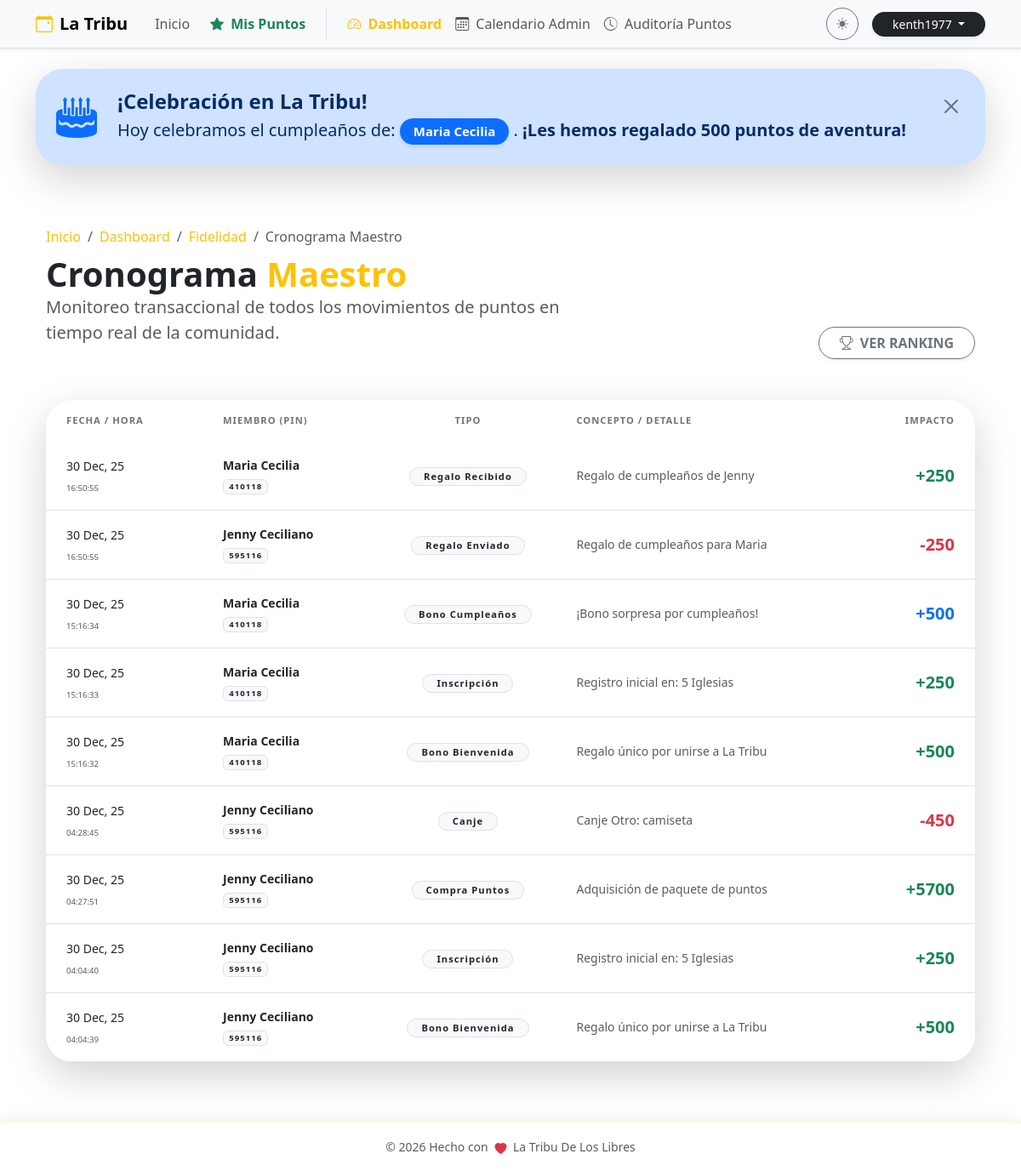
Before: /admin/puntos/cronograma (signed in) with the older database file.
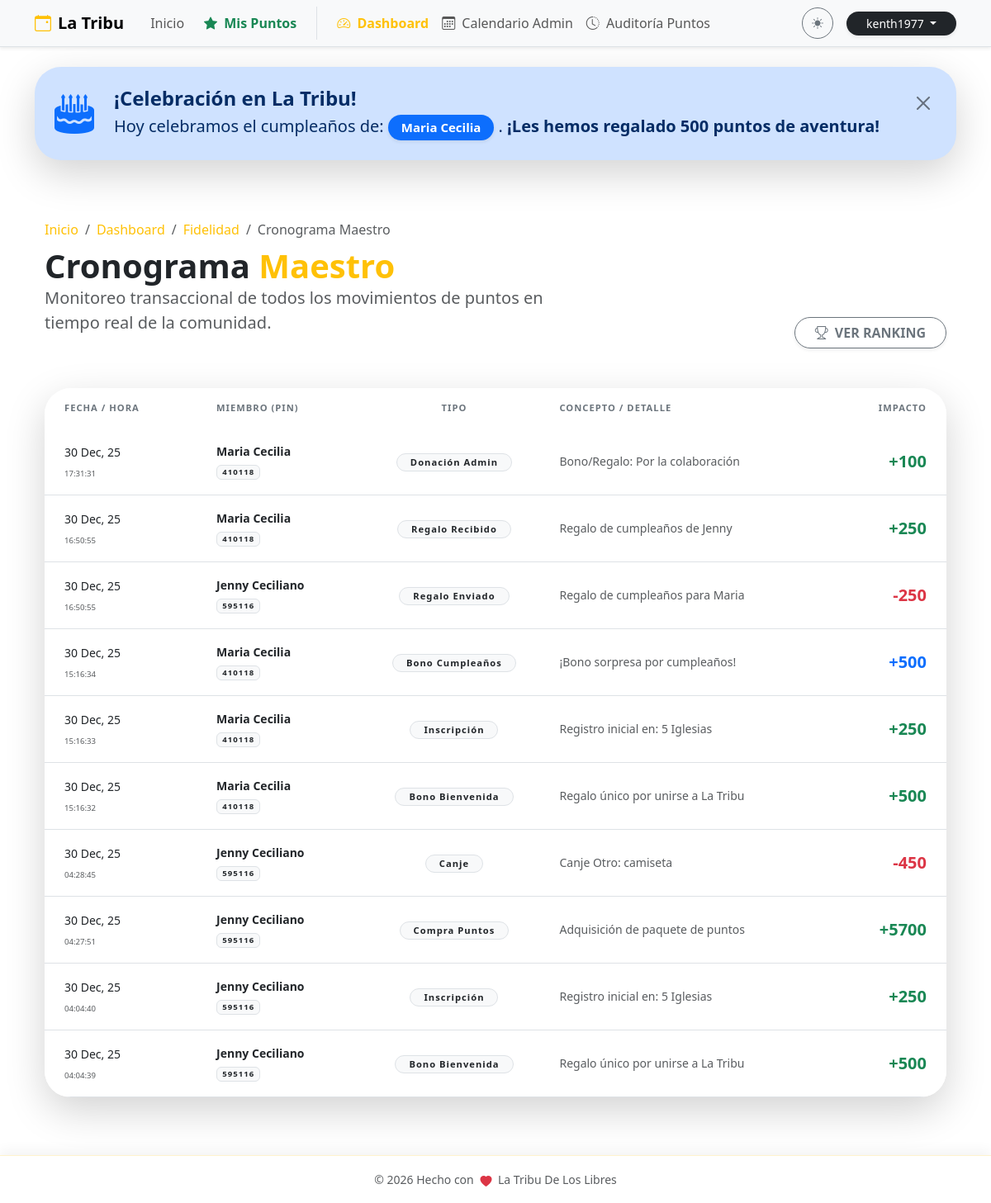
After: the same page with the newer database file.
### db.py (models this page shows, shortened)
class Member(db.Model):
    __tablename__ = 'member'
    id = db.Column(db.Integer, primary_key=True)
    pin = db.Column(db.String(10), unique=True, nullable=False)
    nombre = db.Column(db.String(100), nullable=False)
    apellido1 = db.Column(db.String(100), nullable=False)
    apellido2 = db.Column(db.String(100))
    telefono = db.Column(db.String(20))
    birth_date = db.Column(db.Date)
    puntos_totales = db.Column(db.Integer, default=0)
    ultimo_regalo_bday = db.Column(db.Integer, default=0)
    bookings = db.relationship('Booking', backref='member', lazy=True, cascade="all, delete-orphan")
    point_logs = db.relationship('PointLog', backref='member', lazy=True, cascade="all, delete-orphan")

class PointLog(db.Model):
    __tablename__ = 'point_log'
    id = db.Column(db.Integer, primary_key=True)
    member_id = db.Column(db.Integer, db.ForeignKey('member.id'), nullable=False)
    transaction_type = db.Column(db.String(50), nullable=False)
    description = db.Column(db.String(200))
    amount = db.Column(db.Integer, nullable=False)
    created_at = db.Column(db.DateTime, default=datetime.utcnow)
    booking_id = db.Column(db.Integer, db.ForeignKey('booking.id'), nullable=True)
    is_penalized = db.Column(db.Boolean, default=False)  # Si el movimiento fue penalizado
    penalty_reason = db.Column(db.String(200), nullable=True)  # Razón de la penalización

### puntos.py (the view)
@puntos_bp.route('/cronograma')
@login_required
def cronograma_total():
    if not current_user.is_superuser:
        abort(403)
    raw_logs = PointLog.query.order_by(PointLog.created_at.desc()).limit(200).all()
    formatted_logs = [_formatear_log(log) for log in raw_logs]
    return render_template('puntos.html',
                         logs=formatted_logs,
                         selected_member=None,
                         is_global_schedule=True)

### app.py (called while the page is built)
@login_manager.user_loader
def load_user(user_id):
    try:
        return User.query.get(int(user_id))
    except (TypeError, ValueError, Exception):
        return None

### templates/puntos.html (shortened to what the changed rows need)
    {% extends "base.html" %}
    {% block content %}
    <div class="container py-4">
        <div class="row mb-5 align-items-end animate__animated animate__fadeIn">
            <div class="col-md-7">
                <h1 class="display-6 fw-bold mb-0">
                    {% if is_global_schedule %}
                        Cronograma <span class="text-warning">Maestro</span>
                    {% elif selected_member %}
                        Estado de Cuenta: <span class="text-warning">{{ selected_member.nombre }}</span>
                    {% else %}
                        Portal de <span class="text-warning">Fidelidad</span>
                    {% endif %}
                </h1>
            </div>
        </div>
        {% if is_global_schedule %}
        <div class="card border-0 shadow-lg rounded-5 overflow-hidden animate__animated animate__fadeIn">
            <div class="card-body p-0">
                <div class="table-responsive">
                    <table class="table table-hover align-middle mb-0">
                        <thead class="bg-body-tertiary">
                            <tr>
                                <th class="border-0 px-4 py-3 text-secondary x-small fw-bold text-uppercase">Fecha / Hora</th>
                                <th class="border-0 py-3 text-secondary x-small fw-bold text-uppercase">Miembro (PIN)</th>
                                <th class="border-0 py-3 text-secondary x-small fw-bold text-uppercase text-center">Tipo</th>
                                <th class="border-0 py-3 text-secondary x-small fw-bold text-uppercase">Concepto / Detalle</th>
                                <th class="border-0 py-3 text-secondary x-small fw-bold text-uppercase text-end pe-4">Impacto</th>
                            </tr>
                        </thead>
                        <tbody>
                            {% if logs %}
                                {% for log in logs %}
                                <tr class="animate__animated animate__fadeIn" style="animation-delay: {{ loop.index0 * 0.05 }}s">
                                    <td class="px-4 py-3">
                                        <span class="fw-medium small text-body">{{ log.fecha.strftime('%d %b, %y') }}</span><br>
                                        <small class="text-muted" style="font-size: 0.6rem;">{{ log.fecha.strftime('%H:%M:%S') }}</small>
                                    </td>
                                    <td>
                                        <div class="fw-bold text-body small">{{ log.member }}</div>
                                        <span class="badge bg-light text-dark border x-small" style="font-size: 0.6rem;">{{ log.pin }}</span>
                                    </td>
                                    <td class="text-center">
                                        <span class="badge bg-light text-dark border px-3 py-1 rounded-pill x-small fw-bold">{{ log.tipo }}</span>
                                    </td>
                                    <td class="small text-muted">{{ log.detalle }}</td>
                                    <td class="text-end pe-4">
                                        <span class="fw-bold fs-5 {{ log.color }}">
                                            {% if log.monto > 0 %}+{% endif %}{{ log.monto }}
                                        </span>
                                    </td>
                                </tr>
                                {% endfor %}
                            {% endif %}
                        </tbody>
                    </table>
                </div>
            </div>
        </div>
        {% endif %}
    </div>
    {% endblock %}

### templates/base.html (shortened to what the changed rows need)
<!DOCTYPE html>
<html lang="es" data-bs-theme="light">
<head>
    <link href="https://cdn.jsdelivr.net/npm/bootstrap@5.3.2/dist/css/bootstrap.min.css" rel="stylesheet">
    <link rel="stylesheet" href="https://cdn.jsdelivr.net/npm/bootstrap-icons@1.11.1/font/bootstrap-icons.css">
    <link rel="stylesheet" href="https://cdnjs.cloudflare.com/ajax/libs/animate.css/4.1.1/animate.min.css"/>
</head>
<body>
    <main class="container py-4">
        {% if birthdays_today %}
        <div class="alert alert-primary alert-dismissible fade show border-0 shadow-lg rounded-5 mb-5 animate__animated animate__bounceIn" role="alert">
            <div class="d-flex align-items-center p-2">
                <div>
                    <p class="mb-0 fs-5">
                        Hoy celebramos el cumpleaños de:
                        {% for m in birthdays_today %}
                        <span class="badge bg-primary text-white px-3 py-2 rounded-pill shadow-sm">{{ m.nombre }} {{ m.apellido1 }}</span>{{ ", " if not loop.last }}
                        {% endfor %}.
                        <span class="fw-bold">¡Les hemos regalado 500 puntos de aventura!</span>
                    </p>
                </div>
            </div>
        </div>
        {% endif %}
        {% block content %}{% endblock %}
    </main>
</body>
</html>

Changed rows visible on the page:
added PointLog: fecha "30 Dec, 25", fecha "17:31:31", tipo "Donación Admin", detalle "Bono/Regalo: Por la colaboración"
Other visible differences:
new list line: "Maria Cecilia + 100"
new list line: "410118"
